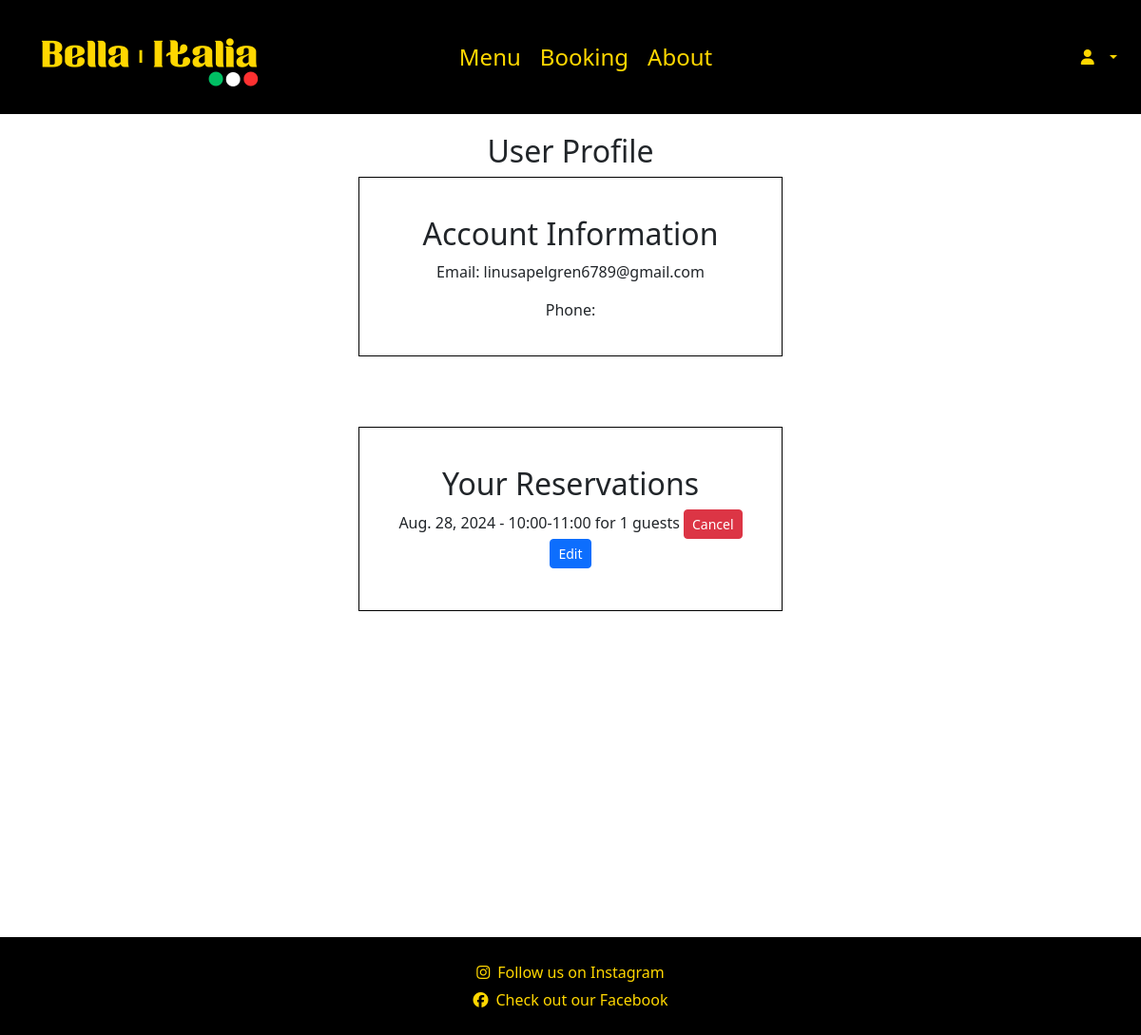
Before: /accounts/profile/ (signed in) with the older database file.
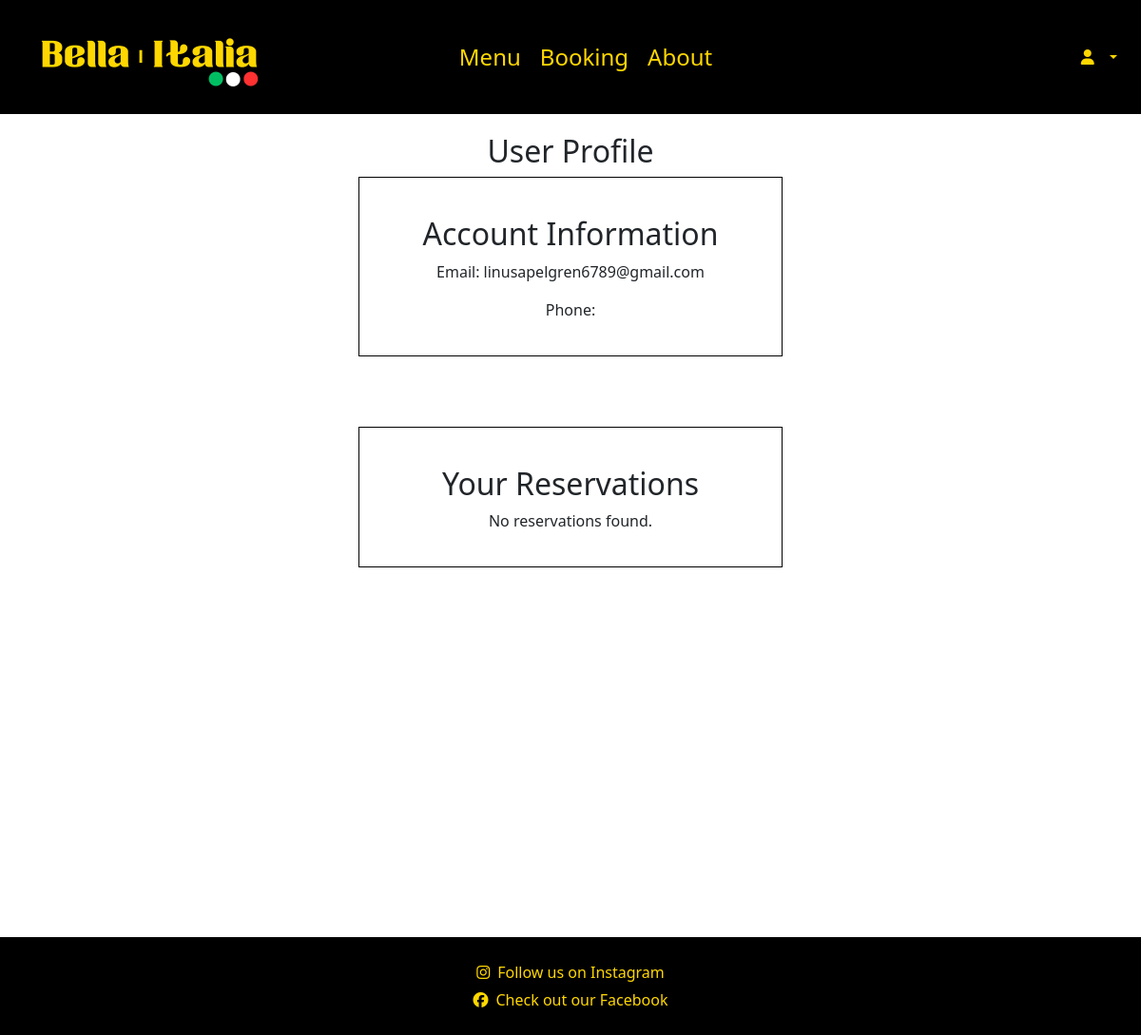
After: the same page with the newer database file.
### booking/models.py (models this page shows, shortened)
class Reservation(models.Model):
    user = models.ForeignKey(settings.AUTH_USER_MODEL, on_delete=models.CASCADE, related_name='reservations')
    name = models.CharField(max_length=100)
    phone_number = models.CharField(max_length=20)
    guests = models.IntegerField()
    date = models.DateField()
    time = models.CharField(max_length=20)
    created_at = models.DateTimeField(auto_now_add=True)

### accounts/views.py (the view)
# urls.py: path("profile/", login_required(profile), name="profile"),
@login_required
def profile(request):
    return render(request, 'accounts/profile.html')

### accounts/templates/accounts/profile.html
{% extends "base.html" %}
{% load static %}
{% block content %}
<h2>User Profile</h2>
<div class="container min-vh-100 d-flex align-items-center" style="flex-direction: column;">
    <div class="user-info text-center mb-4 d-flex align-items-center" style="width: 40%;">
        <h2>Account Information</h2>
        <p>Email: {{ user.email }}</p>
        <p>Phone: {{ user.phone_number }}</p>
    </div>
    <div class="booked-times text-center d-flex align-items-center" style="width: 40%;">
        <h2>Your Reservations</h2>
        <ul class="list-unstyled">
            {% for reservation in user.reservations.all %}
                <li class="mb-2">
                    {{ reservation.date }} - {{ reservation.time }} for {{ reservation.guests }} guests
                    <a href="{% url 'cancel_reservation' reservation.id %}" class="btn btn-danger btn-sm ml-2">Cancel</a>
                    <a href="{% url 'edit_reservation' reservation.id %}" class="btn btn-primary btn-sm ml-2">Edit</a>
                </li>
            {% empty %}
                <li>No reservations found.</li>
            {% endfor %}
        </ul>
    </div>
</div>
{% endblock %}

Changed rows visible on the page:
removed Reservation: date "Aug. 28, 2024", time "10:00-11:00", guests "1"
Other visible differences:
text now shown: "No reservations found."
